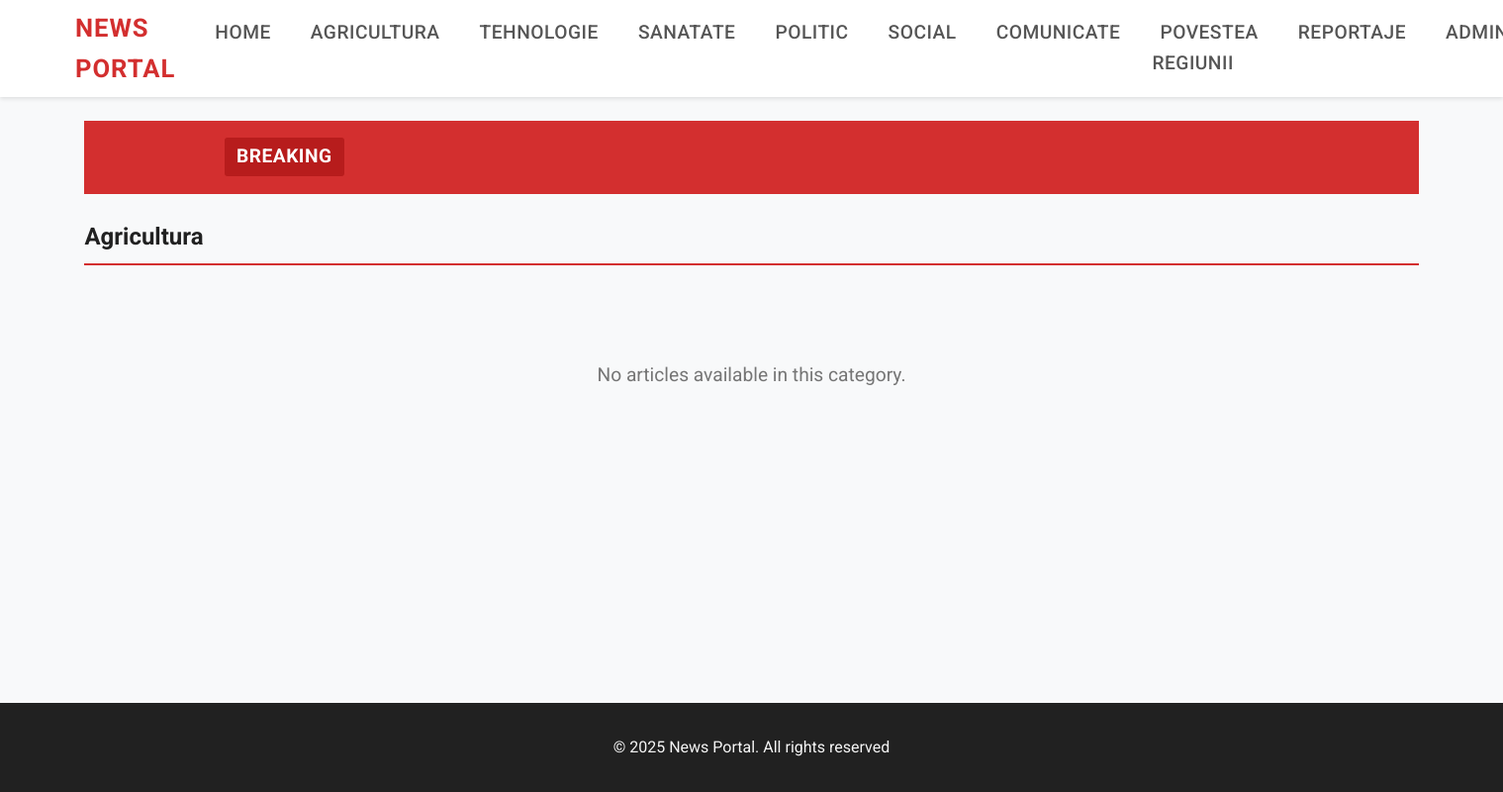
The page /category/agricultura on the database its author committed.
### app.py (models this page shows, shortened)
class Category(db.Model):
    id = db.Column(db.Integer, primary_key=True)
    name = db.Column(db.String(50), nullable=False, unique=True)
    slug = db.Column(db.String(50), nullable=False, unique=True)

### app.py (the view)
@app.route('/category/<string:slug>')
def category(slug):
    page = request.args.get('page', 1, type=int)
    per_page = 7  # Number of articles per page
    category = Category.query.filter_by(slug=slug).first_or_404()
    articles = Article.query.filter_by(
        category_id=category.id,
        published=True
    ).order_by(
        Article.created_at.desc()
    ).paginate(page=page, per_page=per_page, error_out=False)
    return render_template('category.html', articles=articles, category=category, page=page)

### app.py (called while the page is built)
@app.context_processor
def inject_categories():
    def get_categories():
        return Category.query.all()
    return dict(get_categories=get_categories)

@app.context_processor
def inject_breaking_news():
    breaking_news = BreakingNews.query.filter_by(active=True).order_by(BreakingNews.created_at.desc()).first()
    return dict(breaking_news=breaking_news)

### templates/category.html (shortened to what this page needs)
{% extends 'base.html' %}
{% block content %}
<div class="articles-container">
    <h2>{{ category.name }}</h2>
    {% if articles.items %}
        <div class="article-list">
            {% for article in articles.items %}
                <div class="article-card">
                    {% if article.image_path %}
                    <div class="article-image">
                        <img src="{{ url_for('static', filename=article.image_path) }}" alt="{{ article.title }}">
                    </div>
                    {% endif %}
                    <div class="article-preview">
                        <h3><a href="{{ url_for('article', id=article.id) }}">{{ article.title }}</a></h3>
                        <div class="preview-content">
                            {% if article.excerpt %}
                                {{ article.excerpt }}
                            {% else %}
                                {{ article.content|striptags|truncate(150, true, '...') }}
                            {% endif %}
                        </div>
                    </div>
                    <div class="article-meta">
                        <span class="date">{{ article.created_at.strftime('%B %d, %Y') }}</span>
                        {% if article.youtube_link %}
                            <span class="video-indicator">Video</span>
                        {% endif %}
                    </div>
                </div>
            {% endfor %}
        </div>
        {% if articles.pages > 1 %}
        <div class="pagination">
            {% if articles.has_prev %}
                <a href="{{ url_for('category', slug=category.slug, page=articles.prev_num) }}" class="pagination-btn prev">&laquo; Previous</a>
            {% else %}
                <span class="pagination-btn prev disabled">&laquo; Previous</span>
            {% endif %}
            <div class="pagination-info">
                Page {{ articles.page }} of {{ articles.pages }}
            </div>
            {% if articles.has_next %}
                <a href="{{ url_for('category', slug=category.slug, page=articles.next_num) }}" class="pagination-btn next">Next &raquo;</a>
            {% else %}
                <span class="pagination-btn next disabled">Next &raquo;</span>
            {% endif %}
        </div>
        {% endif %}
    {% else %}
        <p class="no-articles">No articles available in this category.</p>
    {% endif %}
</div>
{% endblock %}

### templates/base.html (shortened to what this page needs)
<!DOCTYPE html>
<html lang="en">
<head>
    <link rel="stylesheet" href="{{ url_for('static', filename='css/style.css') }}">
</head>
<body>
    <header>
        <nav>
            <div class="logo">
                <h1><a href="{{ url_for('index') }}">NEWS PORTAL</a></h1>
            </div>
            <ul class="nav-links">
                <li><a href="{{ url_for('index') }}">Home</a></li>
                {% for category in get_categories() %}
                    <li><a href="{{ url_for('category', slug=category.slug) }}">{{ category.name }}</a></li>
                {% endfor %}
                <li><a href="/admin">Admin</a></li>
            </ul>
        </nav>
    </header>
    <main>
        {% if breaking_news and breaking_news.active %}
        <div class="breaking-news">
            <div class="breaking-news-container">
                <span class="breaking-label">BREAKING</span>
                <div style="overflow: hidden; width: 100%;">
                    <span class="breaking-news-content">{{ breaking_news.content }}</span>
                </div>
            </div>
        </div>
        {% endif %}
        {% block content %}{% endblock %}
    </main>
    <footer>
        <p>&copy; 2025 News Portal. All rights reserved</p>
    </footer>
</body>
</html>

### static/css/style.css (style rules this page uses)
* { margin: 0; padding: 0; box-sizing: border-box; }
html, body { height: 100%; margin: 0; }
body { font-family: 'Roboto', 'Helvetica Neue', Arial, sans-serif; line-height: 1.6; color: #333; background-color: #f8f9fa; display: flex; flex-direction: column; min-height: 100vh; }
a { text-decoration: none; color: #1a73e8; }
header { background-color: #fff; box-shadow: 0 2px 4px rgba(0, 0, 0, 0.1); position: sticky; top: 0; z-index: 1000; padding: 0.5rem 0; }
nav { display: flex; justify-content: space-between; align-items: center; padding: 0 5%; max-width: 1700px; margin: 0 auto; }
.logo h1 { font-size: 1.6rem; font-weight: 700; text-transform: uppercase; letter-spacing: 1px; }
.logo a { color: #d32f2f; text-decoration: none; }
.nav-links { display: flex; list-style: none; }
.nav-links li { margin-left: 2rem; }
.nav-links a { color: #555; font-weight: 500; text-transform: uppercase; font-size: 1.2rem; letter-spacing: 0.5px; padding: 0.3rem 0; position: relative; margin: 0 0.5rem; }
.nav-links a:after { content: ''; position: absolute; width: 0; height: 2px; bottom: 0; left: 0; background-color: #d32f2f; transition: width 0.3s ease; }
main { flex: 1; max-width: 1500px; width: 100%; margin: 1.5rem auto; padding: 0 5%; }
.articles-container h2 { margin-bottom: 2rem; font-size: 1.5rem; font-weight: 700; color: #212121; border-bottom: 2px solid #d32f2f; padding-bottom: 0.5rem; }
.no-articles { text-align: center; padding: 4rem 0; color: #757575; font-size: 1.2rem; grid-column: span 12; }
footer { text-align: center; padding: 2rem 0; background-color: #212121; color: #f5f5f5; margin-top: 3rem; }
footer p { max-width: 1200px; margin: 0 auto; padding: 0 5%; }
.breaking-news { background-color: #d32f2f; color: white; padding: 1.1rem 0; margin-bottom: 1.5rem; overflow: hidden; }
.breaking-news-container { max-width: 1200px; max-height: 70px; margin: 0 auto; padding: 0 5%; display: flex; align-items: center; }
.breaking-label { background-color: #b71c1c; padding: 0.25rem 0.75rem; margin-right: 1rem; font-weight: 700; text-transform: uppercase; font-size: 1.2rem; letter-spacing: 0.5px; border-radius: 3px; flex-shrink: 0; }
.breaking-news-content { display: inline-block; white-space: nowrap; font-size: 1.4rem; animation: scrollText 15s linear infinite; padding-left: 100%; }

### rows shown on the page
Category: name "AGRICULTURA", name "Agricultura"
Category: name "TEHNOLOGIE"
Category: name "SANATATE"
Category: name "POLITIC"
Category: name "SOCIAL"
Category: name "COMUNICATE"
Category: name "POVESTEA REGIUNII"
Category: name "REPORTAJE"
